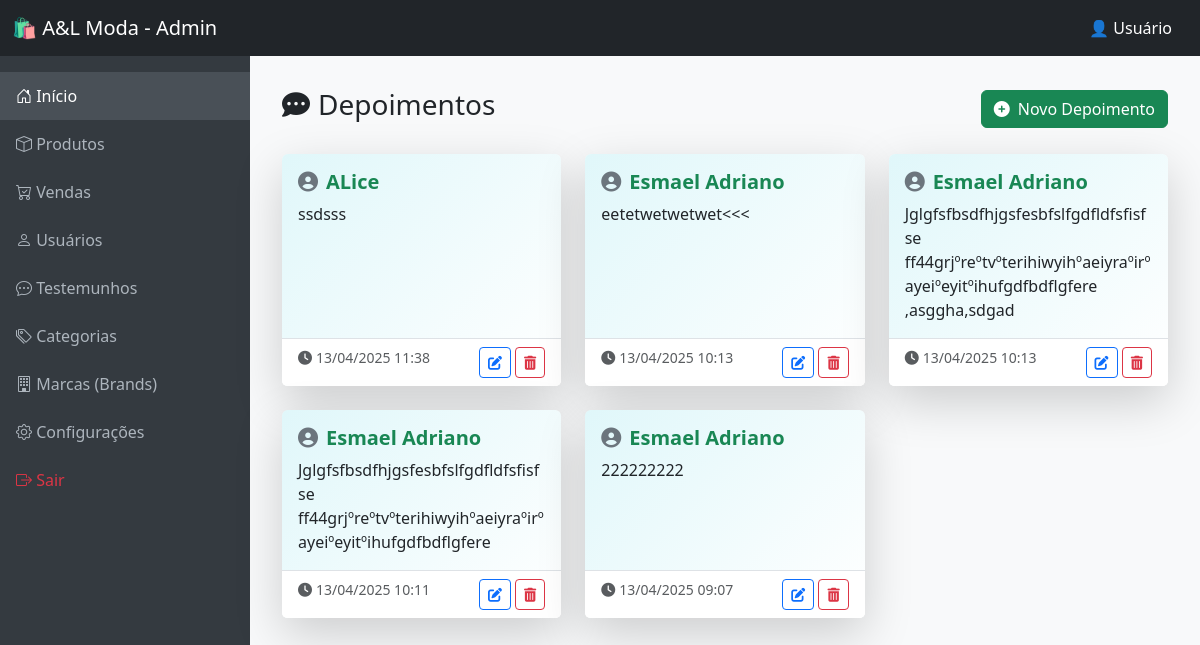
/painel/admin/depoimentos.php, run on an earlier commit of the app's database.
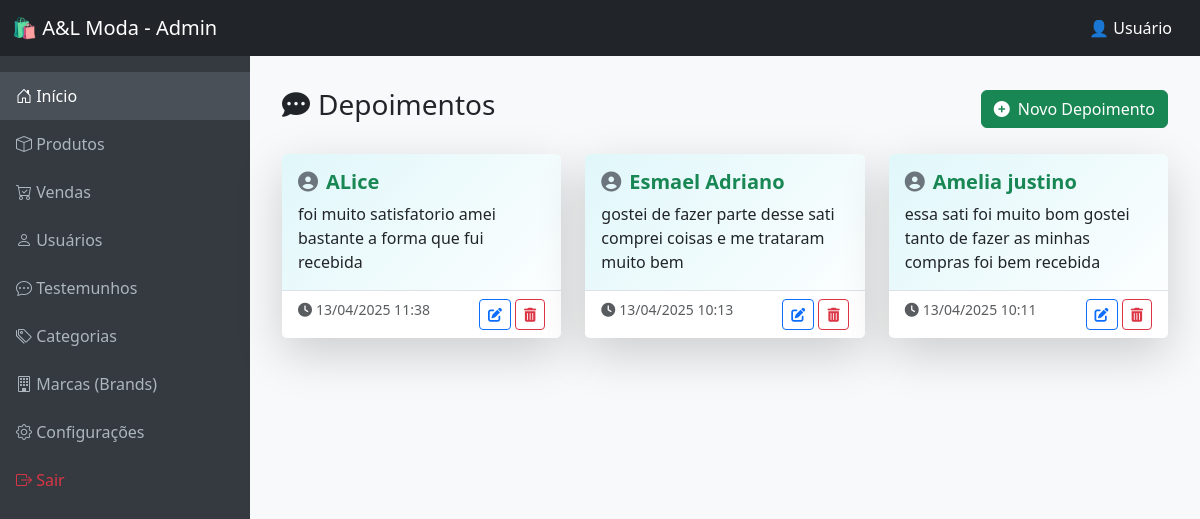
And on a later commit of the database.
### tables this page shows
CREATE TABLE `depoimentos` (
  `id` int(11) NOT NULL,
  `usuario_id` int(11) NOT NULL,
  `depoimento` text DEFAULT NULL,
  `data_depoimento` timestamp NOT NULL DEFAULT current_timestamp()
);

CREATE TABLE `usuarios` (
  `id` int(11) NOT NULL,
  `nome` varchar(255) NOT NULL,
  `email` varchar(255) NOT NULL,
  `senha` varchar(255) NOT NULL,
  `tipo` enum('cliente','admin') NOT NULL,
  `data_cadastro` timestamp NOT NULL DEFAULT current_timestamp()
);

### painel/admin/depoimentos.php (the view, shortened to what this page needs)
<?php
include_once('C:\xampp\htdocs\A&Lmoda\conexao.php');
$depoimentos = $conn->query("SELECT d.*, u.nome FROM depoimentos d INNER JOIN usuarios u ON d.usuario_id = u.id ORDER BY d.data_depoimento DESC");
?>
<!DOCTYPE html>
<html lang="pt-br">
<head>
  <link href="https://cdn.jsdelivr.net/npm/bootstrap@5.3.0/dist/css/bootstrap.min.css" rel="stylesheet">
  <link rel="stylesheet" href="https://cdnjs.cloudflare.com/ajax/libs/animate.css/4.1.1/animate.min.css"/>
  <link rel="stylesheet" href="https://cdnjs.cloudflare.com/ajax/libs/font-awesome/6.4.0/css/all.min.css">
</head>
<body class="bg-light">
<?php include_once('./navbar.php'); ?>
<div class="main-content" style="margin-top: 56px;">
  <div class="d-flex justify-content-between align-items-center mb-4">
    <h3><i class="fas fa-comment-dots me-2"></i>Depoimentos</h3>
    <button class="btn btn-success" data-bs-toggle="modal" data-bs-target="#addModal">
      <i class="fas fa-plus-circle me-1"></i> Novo Depoimento
    </button>
  </div>
  <div class="row">
    <?php while ($row = $depoimentos->fetch_assoc()): ?>
      <div class="col-md-6 col-lg-4 mb-4">
        <div class="card h-100 border-0 shadow-lg animate__animated animate__fadeInUp" style="transition: 0.3s; border-left: 6px solid #198754; background: linear-gradient(135deg, #e0f7fa, #ffffff);">
          <div class="card-body">
            <h5 class="card-title text-success fw-bold">
              <i class="fas fa-user-circle me-2 text-secondary"></i><?= $row['nome'] ?>
            </h5>
            <p class="card-text text-dark"><?= nl2br($row['depoimento']) ?></p>
          </div>
          <div class="card-footer bg-white border-top d-flex justify-content-between">
            <small class="text-muted"><i class="fas fa-clock me-1"></i><?= date('d/m/Y H:i', strtotime($row['data_depoimento'])) ?></small>
            <div>
              <button class="btn btn-sm btn-outline-primary" data-bs-toggle="modal" data-bs-target="#editModal<?= $row['id'] ?>">
                <i class="fas fa-edit"></i>
              </button>
              <form method="POST" class="d-inline">
                <button type="submit" name="delete" class="btn btn-sm btn-outline-danger" onclick="return confirm('Excluir este depoimento?')">
                  <i class="fas fa-trash-alt"></i>
                </button>
              </form>
            </div>
          </div>
        </div>
      </div>
    <?php endwhile; ?>
  </div>
</div>
</body>
</html>

What changed in the data, as far as the page shows it:
removed depoimentos: usuario.nome "Esmael Adriano", depoimento "Jglgfsfbsdfhjgsfesbfslfgdfldfsfisfse ff44grjºreºtvºterihiwyihºaeiyraºirºayeiºeyitºihufgdfbdflgfere ,asggha,sdgad", data_depoimento "13/04/2025 10:13"
removed depoimentos: usuario.nome "Esmael Adriano", depoimento "222222222", data_depoimento "13/04/2025 09:07"
changed depoimentos "ALice": depoimento "ssdsss" → "foi muito satisfatorio amei bastante a forma que fui recebida"
changed depoimentos "Esmael Adriano": depoimento "eetetwetwetwet<<<" → "gostei de fazer parte desse sati comprei coisas e me trataram muito bem"
changed depoimentos: usuario.nome "Esmael Adriano" → "Amelia justino"; depoimento "Jglgfsfbsdfhjgsfesbfslfgdfldfsfisfse ff44grjºreºtvºterihiwyihºaeiyraºirºayeiºeyitºihufgdfbdflgfere" → "essa sati foi muito bom gostei tanto de fazer as minhas compras foi bem recebida"
